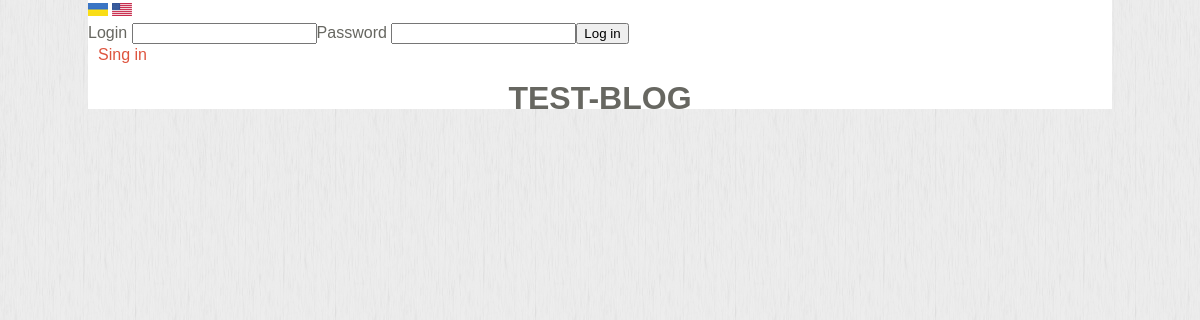
/?lang=ua, run on an earlier commit of the app's database.
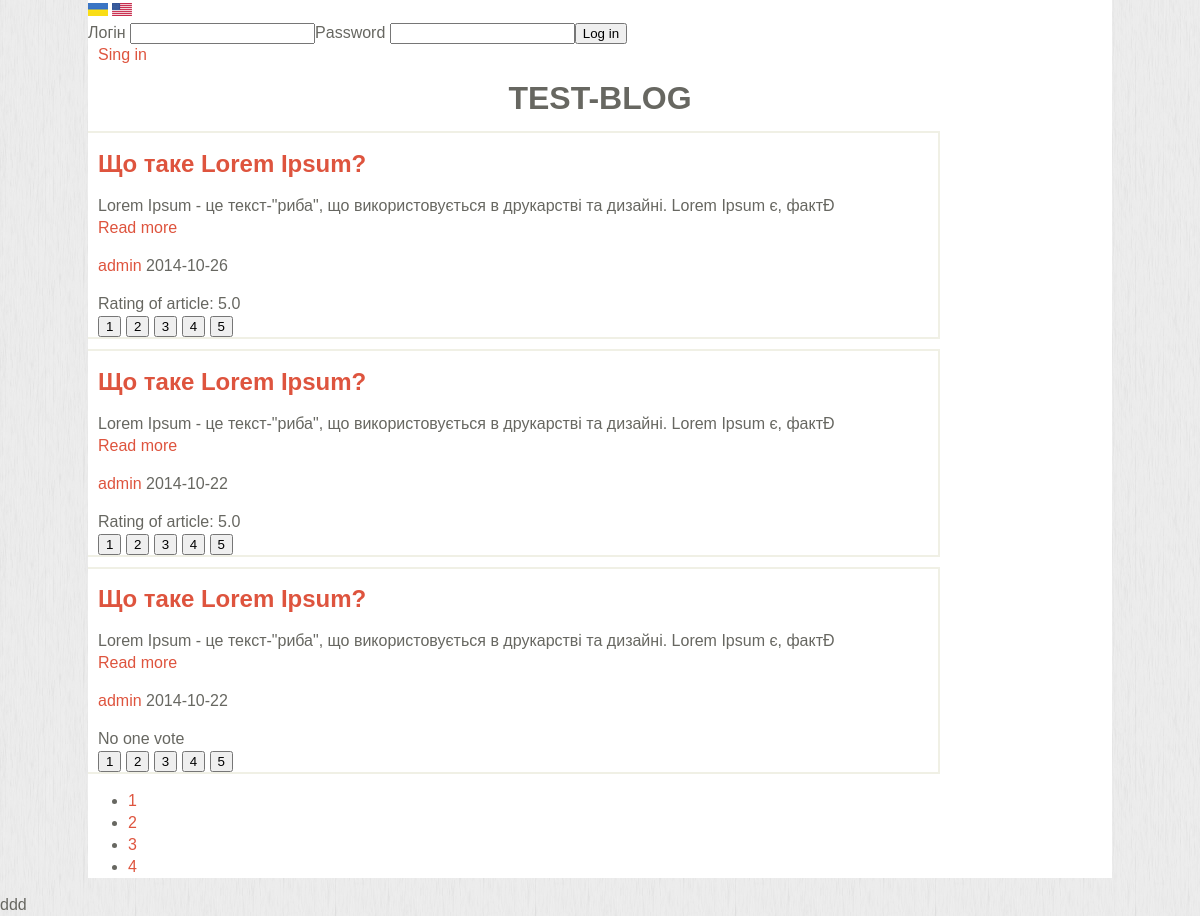
And on a later commit of the database.
### tables this page shows
CREATE TABLE IF NOT EXISTS `lang_int` (
  `id` int(11) NOT NULL AUTO_INCREMENT,
  `en` text NOT NULL,
  `ua` text NOT NULL,
  PRIMARY KEY (`id`)
);

CREATE TABLE IF NOT EXISTS `articles` (
  `id_article` int(11) NOT NULL AUTO_INCREMENT,
  `title_en` varchar(32) NOT NULL,
  `title_ua` varchar(32) NOT NULL,
  `content_en` text NOT NULL,
  `content_ua` text NOT NULL,
  `author` varchar(32) NOT NULL,
  `date_time` date NOT NULL,
  `raiting` decimal(5,1) NOT NULL,
  `raiting_up` int(5) NOT NULL,
  `raiting_down` int(5) NOT NULL,
  PRIMARY KEY (`id_article`)
);

### theme/pagination.php (called while the page is built, shortened)
<?php
$num = 3;
if (isset($_GET['page'])) {
$page = $_GET['page'];
}
else {
$page = 1;
}
$result = $db->query("SELECT COUNT(*) FROM articles WHERE title_$lang != ''");
$posts = $result->fetchColumn();
$total = intval(($posts - 1) / $num) + 1;
$page = intval($page);
$start = $page * $num - $num;
$result = $db->query("SELECT * FROM articles WHERE title_$lang != '' ORDER BY id_article DESC LIMIT $start, $num");
?>

### index.php (the view, shortened to what the changed rows need)
<?php
include_once('theme/header.php');
include_once('theme/pagination.php');
while ($row = $result->fetch()):?>
<div class='article'>
<div class='article-title'>
<h2><a href='article.php?id=<?=$row['id_article']?>'>
<?=$row["title_$lang"];?>
</a></h2>
</div>
<div class='article-content'>
<p>
<?=articles_intro($row, $row['id_article'], $lang)?>
</p>
<div class='article-data'>
<p>
<a href="view-profile.php?id=<?=$row['author']?>"><?=$row['author']?></a> <?=$row["date_time"]?><br>
</div>
<?php
$vote = get_vote($db, $row['id_article']);
if (isset($_SESSION['username'])) {
$voteUser = get_vote_by_user($db, $row['id_article'], $_SESSION['username']);
}
else $voteUser = false;
if ($vote['raiting'] == 0) {
echo lang($db, $_SESSION['lang_site'], 'No one vote');
?>
<form action='new-raiting.php' method="POST">
<input type='submit' name='rating' value='1' />
<input type='submit' name='rating' value='2' />
<input type='submit' name='rating' value='3' />
<input type='submit' name='rating' value='4' />
<input type='submit' name='rating' value='5' />
</form>
<?php
}
elseif ($vote['raiting']>0) {
echo "Rating of article: ".$vote['raiting'];
echo "<br>";
if ($voteUser) {
echo "<form action='new-raiting.php' method='POST'>";
echo "<input type='submit' name='delete' value='Delete your rating' />";
echo "<input type='hidden' name='id' value='". $row['id_article'] ."' />";
echo "</form>";
}
else {
?>
<form action='new-raiting.php' method="POST">
<input type='submit' name='rating' value='1' />
<input type='submit' name='rating' value='2' />
<input type='submit' name='rating' value='3' />
<input type='submit' name='rating' value='4' />
<input type='submit' name='rating' value='5' />
</form>
<?php
}
}
?>
</div>
</div>
<?php endwhile ?>
<?php
echo "<ul>";
for ( $i=1; $i<=$total; $i++) {
if ($posts<=$num) {
return false;
}
echo "<li class='pagination'>";
echo "<a href='index.php?page=$i'>$i</a></li>";
}
echo '</ul>';
include('theme/footer.php');
?>

### theme/header.php (shortened to what the changed rows need)
<?php
require_once('functions.php');
require_once('config.php');
if (isset($_GET['lang'])) {
if ($_GET['lang'] =='ua' || $_GET['lang']=='en') {
$lang=$_GET['lang'];
}
else {
$_GET['lang']= $_SESSION['lang_site'];
}
}
$request_page=explode("/", $_SERVER['REQUEST_URI']);
$req_page=$request_page[2];
if(strpos($req_page, "lang"))
{
$req_page_en=str_replace("ua", "en", $req_page);
$req_page_ua=str_replace("en", "ua", $req_page);
}
else
{
if(strpos($req_page, "?"))
{
$req_page_en=$req_page."&lang=en";
$req_page_ua=$req_page."&lang=ua";
}
else
{
$req_page_en=$req_page."?lang=en";
$req_page_ua=$req_page."?lang=ua";
}
}
?>
<!DOCTYPE html>
<html>
<head>
<link rel="stylesheet" type="text/css" href="css/style.css">
</head>
<body>
<div class = 'wrapper'>
<a href="<?=$req_page_ua;?>"><img src="img/Ukraine.gif" alt="ua"/></a>
<a href="<?=$req_page_en;?>"><img src="img/usa.gif" alt="en"/></a>
<div class='login'>
<?php
if(!empty($_SESSION['username']) AND !empty($_SESSION['password'])) {
if(check_admin($db, $_SESSION['username'], $_SESSION['password'])) {
echo "<a href='admin/admin-panel.php'>". lang($db, $lang, 'Admin panel'). "</a>";
echo "<a href='index.php'>". lang($db, $lang, 'Home page'). "</a>";
echo "<a href='admin/admin-language.php'>". lang($db, $lang, 'Language'). "</a>";
}
else {
$user = get_user($db, $_SESSION['username']);
echo "<a href='user-cabinet.php'>". lang($db, $lang, 'User cabinet'). "</a>";
echo "<a href='view-profile.php'>". lang($db, $lang, 'View profile'). "</a>";
if ($user['role']==2) {
echo "<a href='admin/new.php'>". lang($db, $lang, 'Add new article'). "</a>";
echo "<a href='user-articles.php'>". lang($db, $lang, 'My articles'). "</a>";
}
echo "<a href='index.php'>". lang($db, $lang, 'Home page'). "</a>";
}
echo "<a href='logout.php'>". lang($db, $lang, 'Logout'). "</a>";
}
else {
echo "<form action='login.php' method='POST'>";
echo "<span>". lang($db, $lang, 'Login'). "</span> <input name='login' type='text'>";
echo "<span>". lang($db, $lang, 'Password'). "</span> <input name='password' type='password'>";
echo "<input name='submit' type='submit' value='Log in'>";
echo "</form>";
echo "<a href='register.php'>". lang($db, $lang, 'Sing in'). "</a>";
}
?>
<h1 style='text-align:center'>TEST-BLOG</h1>
</div>

### functions.php (shortened to what the changed rows need)
<?php
function get_vote($db, $id_article) {
  $sql = $db->prepare("SELECT * FROM articles WHERE id_article = ?");
  $sql->execute(array($id_article));
  if (!$sql) {
    die(mysql_error());
  }
  else
    $result=$sql->fetch();
  return $result;
}
function articles_intro($article, $id, $lang) {
  $max_chars = 150;
  $quote = $article["content_$lang"];
  if (strlen($quote) <=$max_chars)
    return $quote;
  else
    return substr($quote, 0, $max_chars) . "<br><a href='article.php?id=". $id ."'>Read more</a>";
}
function lang($db, $lang, $string) {
  $sql = $db->prepare("SELECT * FROM lang_int WHERE en = ?");
  $sql->execute(array($string));
  if (!$sql)
    die(mysql_error());
  elseif ($sql) {
    $row = $sql->fetch(PDO::FETCH_ASSOC);
    if (!$row) {
      return $string;
    }
    else
      return $row["$lang"];
  }
}
?>

### theme/footer.php
</div>
<div class = 'footer'>ddd</div>
</body>
</html>

What changed in the data, as far as the page shows it:
added lang_int: ua "Логін"
added articles: title_ua "Що таке Lorem Ipsum?", content_ua "Lorem Ipsum - це текст-\"риба\", що використовується в друкарстві та дизайні. Lorem Ipsum є, фактÐ", author "admin", date_time "2014-10-26", raiting "5.0"
added articles: title_ua "Що таке Lorem Ipsum?", content_ua "Lorem Ipsum - це текст-\"риба\", що використовується в друкарстві та дизайні. Lorem Ipsum є, фактÐ", author "admin", date_time "2014-10-22", raiting "5.0"
added articles: title_ua "Що таке Lorem Ipsum?", content_ua "Lorem Ipsum - це текст-\"риба\", що використовується в друкарстві та дизайні. Lorem Ipsum є, фактÐ", author "admin", date_time "2014-10-22", lang_site "No one vote"
Also different on the page:
lang($db, $lang, 'Login'): "Login" → (not shown)
new list line: "1"
new list line: "2"
new list line: "3"
new list line: "4"
text now shown: "ddd"
